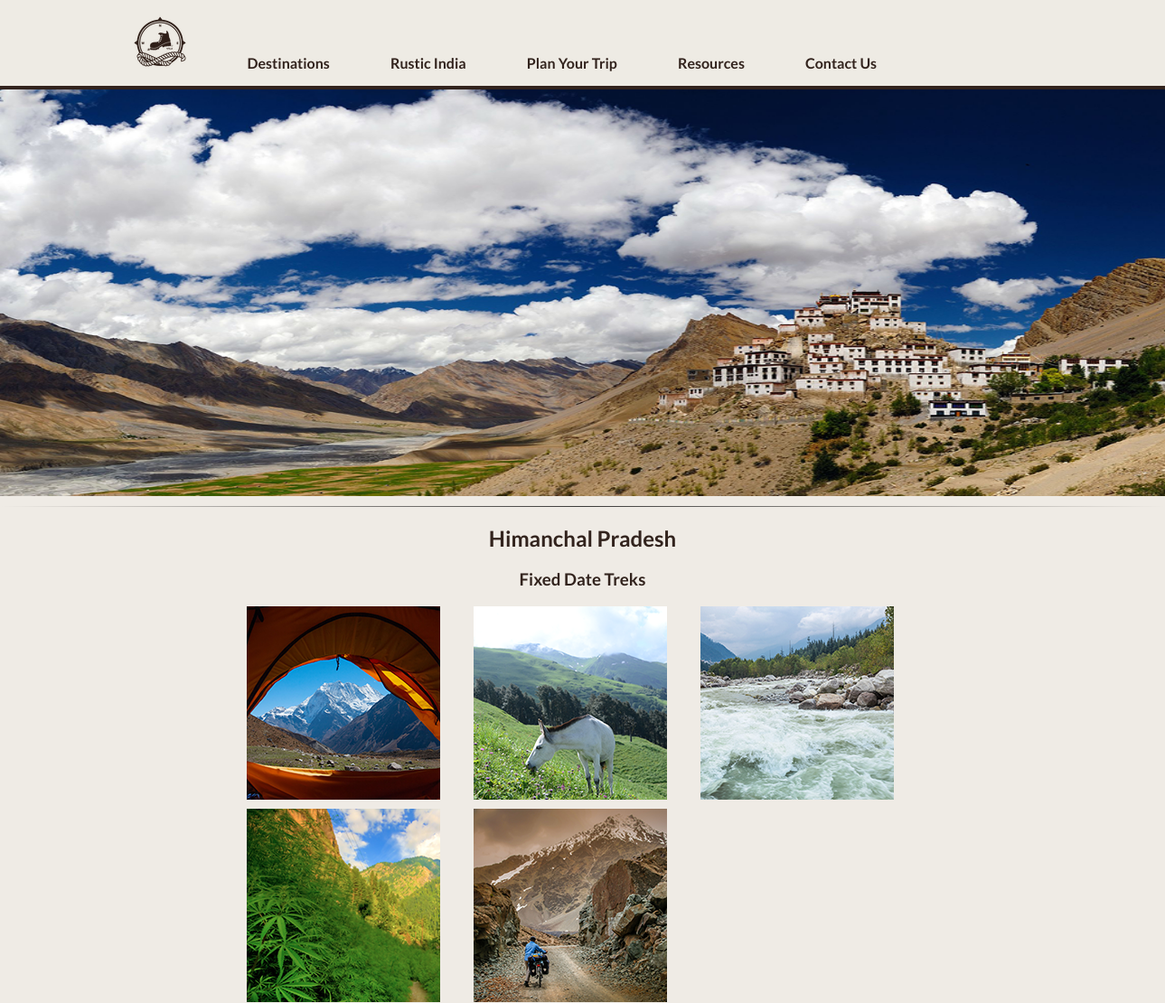
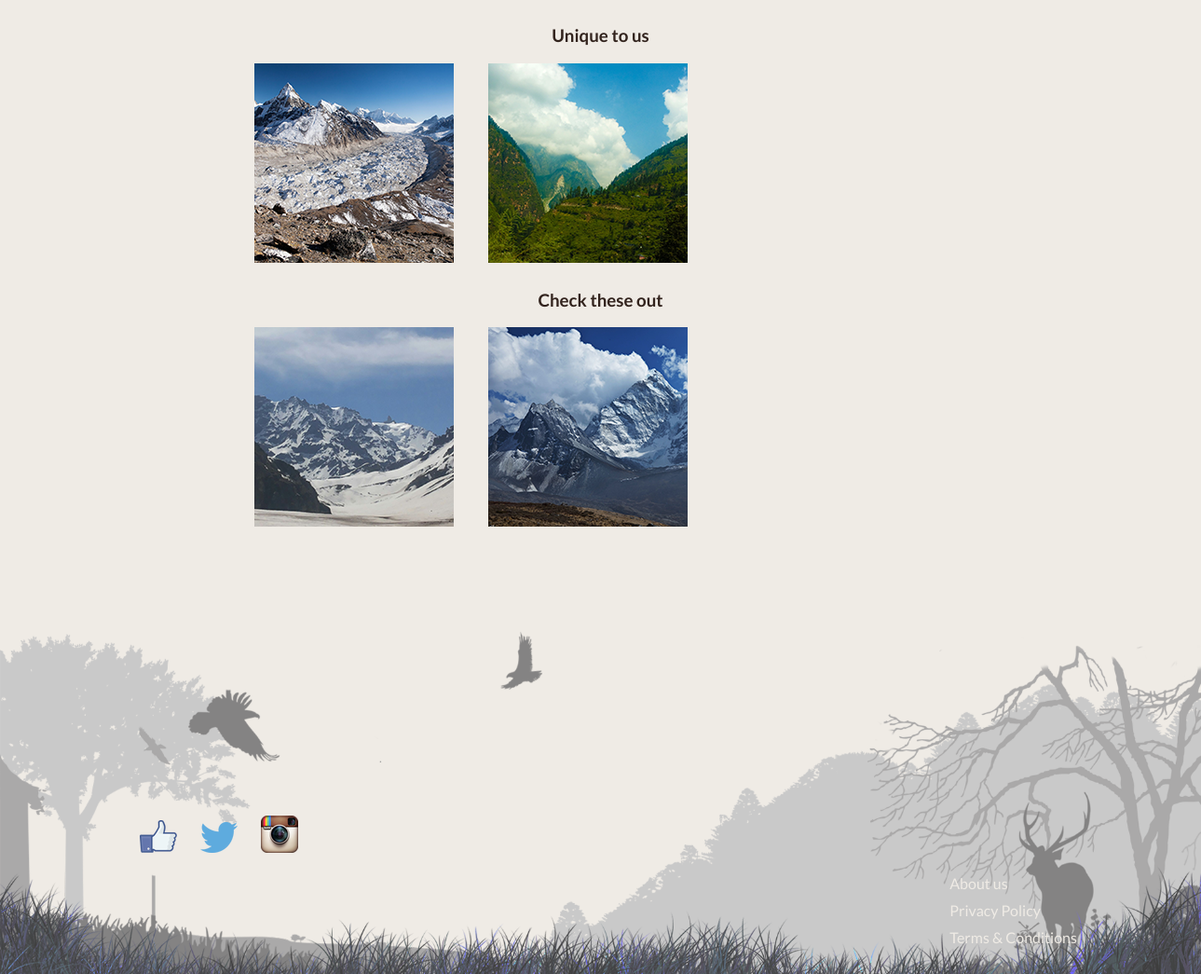
Screenshot of /destination.php?id=HimanchalPradesh with the database file from the repository (2 pictures, top to bottom).
### tables this page shows
CREATE TABLE `destinations` (
  `id` int(11) NOT NULL AUTO_INCREMENT,
  `title` varchar(255) DEFAULT NULL,
  `codeName` varchar(255) DEFAULT NULL,
  `cover` varchar(255) NOT NULL,
  PRIMARY KEY (`id`)
);

CREATE TABLE `routes` (
  `id` int(11) NOT NULL AUTO_INCREMENT,
  `title` varchar(255) DEFAULT NULL,
  `belongsTo` int(11) DEFAULT NULL,
  `type` enum('fixed','unique','other') DEFAULT NULL,
  `image` varchar(255) DEFAULT NULL,
  PRIMARY KEY (`id`),
  KEY `belongsTo` (`belongsTo`),
  CONSTRAINT `routes_ibfk_1` FOREIGN KEY (`belongsTo`) REFERENCES `destinations` (`id`)
);

### classes/getNameFromCodeName.php (called while the page is built, shortened)
<?php
	class getNameFromCodeName
	{
		private $DB_NAME;
		public function __construct($DB_HOST,$DB_USER,$DB_PASS,$DB_NAME)
		{
			$this->DB_NAME=$DB_NAME;
		}
		public function getName($codeName){
			$DB_NAME=$this->DB_NAME;
			$SQL="SELECT * FROM destinations WHERE codeName='$codeName'";
			$query=mysql_query($SQL) or die(mysql_error());
			$data=mysql_fetch_object($query) or die(mysql_error());
			return $data->title;
		}
	}
?>

### partials/image_grid.php (the view, shortened to what this page needs)
	<link rel="stylesheet" type="text/css" href="../css/grid_component.css" />
	<div style="width:60%; margin:0 auto;" >
		 <?php
		 	$codeName=$_GET['id'];
		 	$codeName=mysql_real_escape_string($codeName);
		 	$sql="SELECT routes.id,routes.title AS route, routes.type,routes.image FROM routes,destinations WHERE belongsTo=destinations.id AND codeName='$codeName' AND routes.type = 'fixed';";
		 	$query=mysql_query($sql) or die(mysql_error());
			if(mysql_num_rows($query)){
		 		?>
					<h3>Fixed Date Treks</h3>
					<ul class="grid">
		 		<?php
		 	}
		 	while($data=mysql_fetch_object($query)){
		 		?>
				<li><a href="route.php?id=<?php echo $data->id; ?>"><img src="<?php echo $data->image; ?>" style='width:100%' border="0" alt=""><div><h3><?php echo $data->route; ?></h3></div></a></li>
		 		<?php
		 	}
		 ?>
		</ul>
		 <?php
		 	$codeName=$_GET['id'];
		 	$codeName=mysql_real_escape_string($codeName);
		 	$sql="SELECT routes.id,routes.title AS route, routes.type,routes.image FROM routes,destinations WHERE belongsTo=destinations.id AND codeName='$codeName' AND routes.type='unique';";
			$query=mysql_query($sql) or die(mysql_error());
			if(mysql_num_rows($query)){
		 		?>
					<h3>Unique to us</h3>
					<ul class="grid">
		 		<?php
		 	}
		 	while($data=mysql_fetch_object($query)){
		 		?>
				<li><a href="route.php?id=<?php echo $data->id; ?>"><img src="<?php echo $data->image; ?>" style='width:100%' border="0" alt=""><div><h3><?php echo $data->route; ?></h3></div></a></li>
		 		<?php
		 	}
		 ?>
</ul>
		 <?php
		 	$codeName=$_GET['id'];
		 	$codeName=mysql_real_escape_string($codeName);
		 	$sql="SELECT routes.id,routes.title AS route, routes.type,routes.image FROM routes,destinations WHERE belongsTo=destinations.id AND codeName='$codeName' AND routes.type='other';";
		 	$query=mysql_query($sql) or die(mysql_error());
		 	if(mysql_num_rows($query)){
		 		?>
					<h3>Check these out</h3>
					<ul class="grid">
		 		<?php
		 	}
		 	while($data=mysql_fetch_object($query)){
		 		?>
				<li><a href="route.php?id=<?php echo $data->id; ?>"><img src="<?php echo $data->image; ?>" style='width:100%' border="0" alt=""><div><h3><?php echo $data->route; ?></h3></div></a></li>
		 		<?php
		 	}
		 ?>
	</ul>
	</div>

### destination.php (shortened to what this page needs)
<!DOCTYPE html>
<html lang="en">
<head>
	<link rel="stylesheet" type="text/css" href="../css/grid_component.css" />
</head>
<body>
	<?php require 'partials/navbar.php' ?>
	<?php
		$route=$_GET['id'];
		require_once("config.php");
		$route=mysql_real_escape_string($route);
		$sql="SELECT cover FROM destinations WHERE codeName='$route'";
		$query=mysql_query($sql);
		$data=mysql_fetch_object($query);
	?>
	<img src="<?php echo $data->cover; ?>" style="width:100%;" height="450" alt="cover">
	<hr>
		<center>
		<?php
			require_once("classes/getNameFromCodeName.php");
			require_once("config.php");
			$name=new getNameFromCodeName($DB_HOST,$DB_USER,$DB_PASS,$DB_NAME);
			$fullName=$name->getName($_GET['id']);
		?>
	<h2><?php echo $fullName; ?></h2>
		</center>
	<?php require_once('partials/image_grid.php'); ?>
	<?php require_once('partials/footer.php'); ?>
</body>
</html>

### partials/navbar.php (shortened to what this page needs)
<!DOCTYPE html>
<html lang="en" class="no-js">
	<head>
		<link rel="stylesheet" type="text/css" href="css/default.css" />
		<link rel="stylesheet" type="text/css" href="css/component.css" />
	</head>
	<header>
		<div class="container">
			<div class="main">
				<nav id="hrmenu" class="hrmenu">
					<ul>
						<li id="image">
							<a href="index.php" onclick="window.location='/index.php'"><img src="img/small_logo.png" alt=""></a>
						</li>
						<li>
							<a href="#">Destinations</a>
						</li>
						<li>
							<a href="#">Rustic India</a>
						</li>
						<li>
							<a href="planYourTrip.php" onclick="window.location='planYourTrip.php'">Plan Your Trip</a>
						</li>
						<li>
							<a href="#">Resources</a>
						</li>
						<li>
							<a href="#">Contact Us</a>
						</li>
					</ul>
				</nav>
			</div>
		</div>
	</header>
</html>

### partials/footer.php
<footer>
<div style="background:url('../img/Footer.png');background-repeat:no-repeat;background-position: top;background-size:100%; min-height:350px; margin-top:100px">
	<div style="padding-top:200px; margin-top:100px; margin-left: 150px; "><a target="_blank" href="https://facebook.com/onrusticroutes"><img style="margin-right:25px;" src="../img/facebook.png" alt=""></a><a target="_blank" href="https://www.twitter.com/onrusticroutes"><img src="../img/twitter.png" style="margin-right:25px;" alt=""></a><a target="_blank" href="https://www.instagram.com/on_rustic_routes"><img src="../img/instagram.png" style="margin-right:25px;" alt=""></a></div>
	<div style="padding:20px;"><div style="padding-right:20px; padding-bottom:10px; padding-left:80%;"><a href="//blog.onrusticroutes.com">About us</a></div><div style="padding-right:20px; padding-bottom:10px; padding-left:80%;"><a href="/legal.php#pp">Privacy Policy</a></div><div style="padding-right:20px; padding-bottom:10px; padding-left:80%;"><a href="/legal.php#tc">Terms & Conditions</a></div></div>
</div>
</footer>

### css/grid_component.css (style rules this page uses)
body, html { font-size: 100%; padding: 0; margin: 0; }
html { min-width: 1279px; }
*, *:after, *:before { -webkit-box-sizing: border-box; -moz-box-sizing: border-box; box-sizing: border-box; }
body { font-family: 'Lato', Calibri, Arial, sans-serif; }
a { text-decoration: none; }
.grid { margin-top:10px; padding: 0px; margin: 0 auto; list-style: none; overflow: hidden; }
.grid li { position: relative; margin-left: auto; margin-right:22px; margin-bottom: 10px; float: left; margin-left: 15px; width: auto; }
.grid li a, .grid li a img { float: center; display: block; cursor: pointer; }
.grid li a img { max-width: auto; height: auto; }

### css/default.css (style rules this page uses)
body { min-width: 1170px; }
body, html { font-size: 100%; padding: 0; margin: 0; background-color: #efebe5; }
*, *:after, *:before { -webkit-box-sizing: border-box; -moz-box-sizing: border-box; box-sizing: border-box; }
body, header { font-family: 'Lato', Calibri, Arial, sans-serif; color: #32231d; }
a { color: #efebe5; text-decoration: none; }

### css/component.css (style rules this page uses)
hr { border: 0; height: 1px; background-image: -webkit-linear-gradient(left, rgba(0,0,0,0), rgba(0,0,0,0.75), rgba(0,0,0,0)); background-image: -moz-linear-gradient(left, rgba(0,0,0,0), rgba(0,0,0,0.75), rgba(0,0,0,0)); background-image: -ms-linear-gradient(left, rgba(0,0,0,0), rgba(0,0,0,0.75), rgba(0,0,0,0)); background-image: -o-linear-gradient(left, rgba(0,0,0,0), rgba(0,0,0,0.75), rgba(0,0,0,0)); }
.hrmenu { width: 100%; background: rgba(239,235,229,0.9); border-bottom: 4px solid #32231d; }
.hrmenu ul { margin: 0; padding: 0; list-style-type: none; }
.hrmenu > ul, .hrmenu .hrsub-inner { width: 90%; max-width: 70em; margin: 0 auto; padding: 0 1.875em; }
.hrmenu > ul > li { display: inline-block; }
.hrmenu > ul > li > a { font-weight: 700; padding: 1em 2em; color: #32231d; display: inline-block; }

### partials/image_grid.php (style rules this page uses)
h3 { text-align: center; }

### rows the page displays
destinations: cover (picture), title "Himanchal Pradesh"
routes: image (picture)
routes: image (picture)
routes: image (picture)
routes: image (picture)
routes: image (picture)
routes: image (picture)
routes: image (picture)
routes: image (picture)
routes: image (picture)
